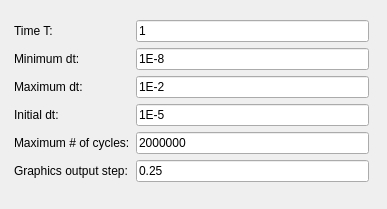
            <widget class="QWidget" name="page_2">
             <widget class="QFrame" name="solversettings">
              <property name="geometry">
               <rect>
                <x>5</x>
                <y>11</y>
                <width>373</width>
                <height>189</height>
               </rect>
              </property>
              <property name="frameShape">
               <enum>QFrame::Shape::NoFrame</enum>
              </property>
              <property name="frameShadow">
               <enum>QFrame::Shadow::Raised</enum>
              </property>
              <layout class="QFormLayout" name="formLayout_13">
               <property name="verticalSpacing">
                <number>6</number>
               </property>
               <item row="0" column="0">
                <widget class="QLabel" name="Ltime">
                 <property name="text">
                  <string>&lt;html&gt;&lt;head/&gt;&lt;body&gt;&lt;p&gt;Time T:&lt;/p&gt;&lt;/body&gt;&lt;/html&gt;</string>
                 </property>
                </widget>
               </item>
               <item row="0" column="1">
                <widget class="QLineEdit" name="INTime">
                 <property name="text">
                  <string>1</string>
                 </property>
                </widget>
               </item>
               <item row="1" column="0">
                <widget class="QLabel" name="Lmindt">
                 <property name="text">
                  <string>&lt;html&gt;&lt;head/&gt;&lt;body&gt;&lt;p&gt;Minimum dt:&lt;/p&gt;&lt;/body&gt;&lt;/html&gt;</string>
                 </property>
                </widget>
               </item>
               <item row="1" column="1">
                <widget class="QLineEdit" name="INMindt">
                 <property name="text">
                  <string>1E-8</string>
                 </property>
                </widget>
               </item>
               <item row="2" column="0">
                <widget class="QLabel" name="Lmaxdt">
                 <property name="text">
                  <string>&lt;html&gt;&lt;head/&gt;&lt;body&gt;&lt;p&gt;Maximum dt:&lt;/p&gt;&lt;/body&gt;&lt;/html&gt;</string>
                 </property>
                </widget>
               </item>
               <item row="2" column="1">
                <widget class="QLineEdit" name="INMaxdt">
                 <property name="text">
                  <string>1E-2</string>
                 </property>
                </widget>
               </item>
               <item row="3" column="0">
                <widget class="QLabel" name="Linitdt">
                 <property name="text">
                  <string>&lt;html&gt;&lt;head/&gt;&lt;body&gt;&lt;p&gt;Initial dt:&lt;/p&gt;&lt;/body&gt;&lt;/html&gt;</string>
                 </property>
                </widget>
               </item>
               <item row="3" column="1">
                <widget class="QLineEdit" name="INInitialdt">
                 <property name="text">
                  <string>1E-5</string>
                 </property>
                </widget>
               </item>
               <item row="4" column="0">
                <widget class="QLabel" name="Lmaxcycle">
                 <property name="text">
                  <string>&lt;html&gt;&lt;head/&gt;&lt;body&gt;&lt;p&gt;Maximum # of cycles:&lt;/p&gt;&lt;/body&gt;&lt;/html&gt;</string>
                 </property>
                </widget>
               </item>
               <item row="4" column="1">
                <widget class="QLineEdit" name="INmaxcycles">
                 <property name="text">
                  <string>2000000</string>
                 </property>
                </widget>
               </item>
               <item row="5" column="0">
                <widget class="QLabel" name="LGraphicsOutput">
                 <property name="text">
                  <string>Graphics output step:</string>
                 </property>
                 <property name="wordWrap">
                  <bool>true</bool>
                 </property>
                </widget>
               </item>
               <item row="5" column="1">
                <widget class="QLineEdit" name="INGraphicsOutput">
                 <property name="text">
                  <string>0.25</string>
                 </property>
                </widget>
               </item>
              </layout>
             </widget>
            </widget>
